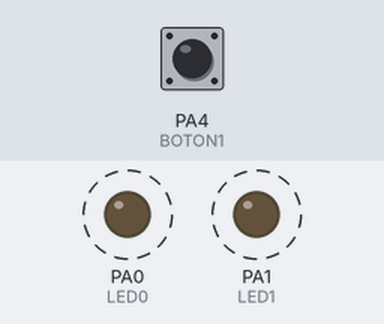
The program below on a simulated STM32 Blue Pill. On the bench: output pins drawn as LEDs (lit = HIGH). Dashed ring = blinking. The inputs (shaded band) are chosen by the test bench; at power-on: PA4 (BOTON1) HIGH. What the program prints to the serial monitor is not drawn.

Above: at 6.8 s.
6.9 s: PA4 (BOTON1) pulled LOW for 2.6 s
Timing chart, 0 to 17.0 s (numbered marks = the images above; inputs shaded):
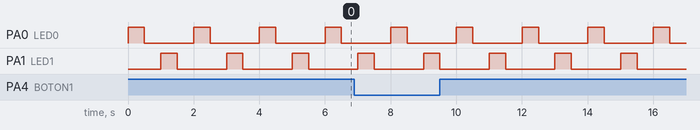

The program:

main.cpp
```cpp
#include <Arduino.h>

#define LED0 PA0
#define LED1 PA1
#define BOTON1 PA4

#define t_1 500
#define t_2 500

int estado = 0;
unsigned long ultimoCambio = 0;

void setup()
{
	pinMode(LED0, OUTPUT);
	pinMode(LED1, OUTPUT);
	pinMode(BOTON1, INPUT_PULLUP);
	Serial.begin(115200);
	ultimoCambio = millis();
	estado = 0;
}

void loop()
{
	unsigned long ahora = millis();
	switch (estado)
	{
	case 0:
		digitalWrite(LED0, HIGH);
		if (ahora - ultimoCambio >= t_1)
		{
			digitalWrite(LED0, LOW);
			ultimoCambio = ahora;
			estado = 1;
		}
		break;
	case 1:
		if (ahora - ultimoCambio >= t_1)
		{
			ultimoCambio = ahora;
			estado = 2;
		}
		break;
	case 2:
		digitalWrite(LED1, HIGH);
		if (ahora - ultimoCambio >= t_2)
		{
			digitalWrite(LED1, LOW);
			ultimoCambio = ahora;
			estado = 3;
		}
		break;
	case 3:
		if (ahora - ultimoCambio >= t_2)
		{
			ultimoCambio = ahora;
			estado = 4;
		}
		break;
	case 4:
		if (digitalRead(BOTON1) == LOW)
		{
			Serial.println("boton presionado");
		}
		ultimoCambio = ahora;
		estado = 0;
		break;
	}
}
```

Measured:
- by itself, PA0 (LED0), PA1 (LED1): alternates HIGH for 0.50 s and LOW for 1.5 s
